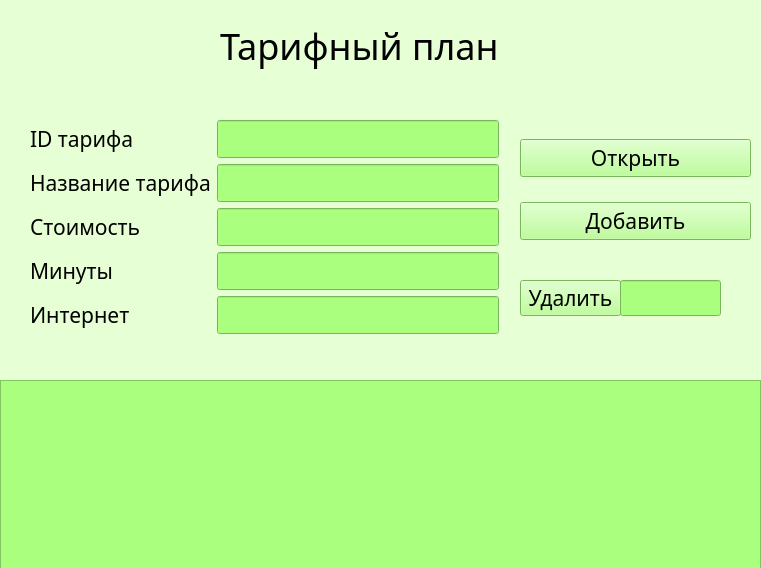
<?xml version="1.0" encoding="UTF-8"?>
<ui version="4.0">
 <class>Form</class>
 <widget class="QWidget" name="Form">
  <property name="geometry">
   <rect>
    <x>0</x>
    <y>0</y>
    <width>761</width>
    <height>568</height>
   </rect>
  </property>
  <property name="windowTitle">
   <string>Form</string>
  </property>
  <property name="styleSheet">
   <string notr="true">background-color: rgb(231, 255, 212);</string>
  </property>
  <widget class="QLabel" name="label_tariffPlan">
   <property name="geometry">
    <rect>
     <x>220</x>
     <y>20</y>
     <width>281</width>
     <height>51</height>
    </rect>
   </property>
   <property name="font">
    <font>
     <family>Cascadia Mono Light</family>
     <pointsize>27</pointsize>
     <weight>50</weight>
     <italic>false</italic>
     <bold>false</bold>
     <kerning>true</kerning>
    </font>
   </property>
   <property name="styleSheet">
    <string notr="true"/>
   </property>
   <property name="text">
    <string>Тарифный план</string>
   </property>
  </widget>
  <widget class="QTableWidget" name="tableWidget">
   <property name="geometry">
    <rect>
     <x>0</x>
     <y>380</y>
     <width>761</width>
     <height>192</height>
    </rect>
   </property>
   <property name="styleSheet">
    <string notr="true">background-color: rgb(170, 255, 127);</string>
   </property>
  </widget>
  <widget class="QWidget" name="layoutWidget">
   <property name="geometry">
    <rect>
     <x>520</x>
     <y>120</y>
     <width>231</width>
     <height>141</height>
    </rect>
   </property>
   <layout class="QVBoxLayout" name="verticalLayout">
    <item>
     <widget class="QPushButton" name="pushButton_open">
      <property name="font">
       <font>
        <family>Cascadia Mono Light</family>
        <pointsize>16</pointsize>
       </font>
      </property>
      <property name="styleSheet">
       <string notr="true">background-color: rgb(170, 255, 127);</string>
      </property>
      <property name="text">
       <string>Открыть</string>
      </property>
     </widget>
    </item>
    <item>
     <widget class="QPushButton" name="pushButton_insert">
      <property name="font">
       <font>
        <family>Cascadia Mono Light</family>
        <pointsize>16</pointsize>
       </font>
      </property>
      <property name="styleSheet">
       <string notr="true">background-color: rgb(170, 255, 127);</string>
      </property>
      <property name="text">
       <string>Добавить</string>
      </property>
     </widget>
    </item>
   </layout>
  </widget>
  <widget class="QWidget" name="layoutWidget">
   <property name="geometry">
    <rect>
     <x>30</x>
     <y>120</y>
     <width>469</width>
     <height>231</height>
    </rect>
   </property>
   <layout class="QFormLayout" name="formLayout">
    <item row="1" column="0">
     <widget class="QLabel" name="label_imia">
      <property name="font">
       <font>
        <family>Cascadia Mono Light</family>
        <pointsize>16</pointsize>
       </font>
      </property>
      <property name="text">
       <string>Название тарифа</string>
      </property>
     </widget>
    </item>
    <item row="1" column="1">
     <widget class="QLineEdit" name="lineEdit_tariff">
      <property name="font">
       <font>
        <family>Cascadia Mono Light</family>
        <pointsize>16</pointsize>
       </font>
      </property>
      <property name="styleSheet">
       <string notr="true">background-color: rgb(170, 255, 127);</string>
      </property>
     </widget>
    </item>
    <item row="2" column="0">
     <widget class="QLabel" name="label_imia_2">
      <property name="font">
       <font>
        <family>Cascadia Mono Light</family>
        <pointsize>16</pointsize>
       </font>
      </property>
      <property name="text">
       <string>Стоимость</string>
      </property>
     </widget>
    </item>
    <item row="2" column="1">
     <widget class="QLineEdit" name="lineEdit_stoimost">
      <property name="font">
       <font>
        <family>Cascadia Mono Light</family>
        <pointsize>16</pointsize>
       </font>
      </property>
      <property name="styleSheet">
       <string notr="true">background-color: rgb(170, 255, 127);</string>
      </property>
     </widget>
    </item>
    <item row="3" column="0">
     <widget class="QLabel" name="label_imia_3">
      <property name="font">
       <font>
        <family>Cascadia Mono Light</family>
        <pointsize>16</pointsize>
       </font>
      </property>
      <property name="text">
       <string>Минуты</string>
      </property>
     </widget>
    </item>
    <item row="3" column="1">
     <widget class="QLineEdit" name="lineEdit_minut">
      <property name="font">
       <font>
        <family>Cascadia Mono Light</family>
        <pointsize>16</pointsize>
       </font>
      </property>
      <property name="styleSheet">
       <string notr="true">background-color: rgb(170, 255, 127);</string>
      </property>
     </widget>
    </item>
    <item row="4" column="0">
     <widget class="QLabel" name="label_imia_4">
      <property name="font">
       <font>
        <family>Cascadia Mono Light</family>
        <pointsize>16</pointsize>
       </font>
      </property>
      <property name="text">
       <string>Интернет</string>
      </property>
     </widget>
    </item>
    <item row="4" column="1">
     <widget class="QLineEdit" name="lineEdit_internet">
      <property name="font">
       <font>
        <family>Cascadia Mono Light</family>
        <pointsize>16</pointsize>
       </font>
      </property>
      <property name="styleSheet">
       <string notr="true">background-color: rgb(170, 255, 127);</string>
      </property>
     </widget>
    </item>
    <item row="0" column="0">
     <widget class="QLabel" name="label_imia_5">
      <property name="font">
       <font>
        <family>Cascadia Mono Light</family>
        <pointsize>16</pointsize>
       </font>
      </property>
      <property name="text">
       <string>ID тарифа</string>
      </property>
     </widget>
    </item>
    <item row="0" column="1">
     <widget class="QLineEdit" name="lineEdit_id">
      <property name="font">
       <font>
        <family>Cascadia Mono Light</family>
        <pointsize>16</pointsize>
       </font>
      </property>
      <property name="styleSheet">
       <string notr="true">background-color: rgb(170, 255, 127);</string>
      </property>
     </widget>
    </item>
   </layout>
  </widget>
  <widget class="QPushButton" name="pushButton_delete">
   <property name="geometry">
    <rect>
     <x>520</x>
     <y>280</y>
     <width>101</width>
     <height>36</height>
    </rect>
   </property>
   <property name="font">
    <font>
     <family>Cascadia Mono Light</family>
     <pointsize>16</pointsize>
    </font>
   </property>
   <property name="styleSheet">
    <string notr="true">background-color: rgb(170, 255, 127);</string>
   </property>
   <property name="text">
    <string>Удалить</string>
   </property>
  </widget>
  <widget class="QLineEdit" name="lineEdit_id_delete">
   <property name="geometry">
    <rect>
     <x>620</x>
     <y>280</y>
     <width>101</width>
     <height>36</height>
    </rect>
   </property>
   <property name="font">
    <font>
     <family>Cascadia Mono Light</family>
     <pointsize>16</pointsize>
    </font>
   </property>
   <property name="styleSheet">
    <string notr="true">background-color: rgb(170, 255, 127);</string>
   </property>
  </widget>
 </widget>
 <resources/>
 <connections/>
</ui>
